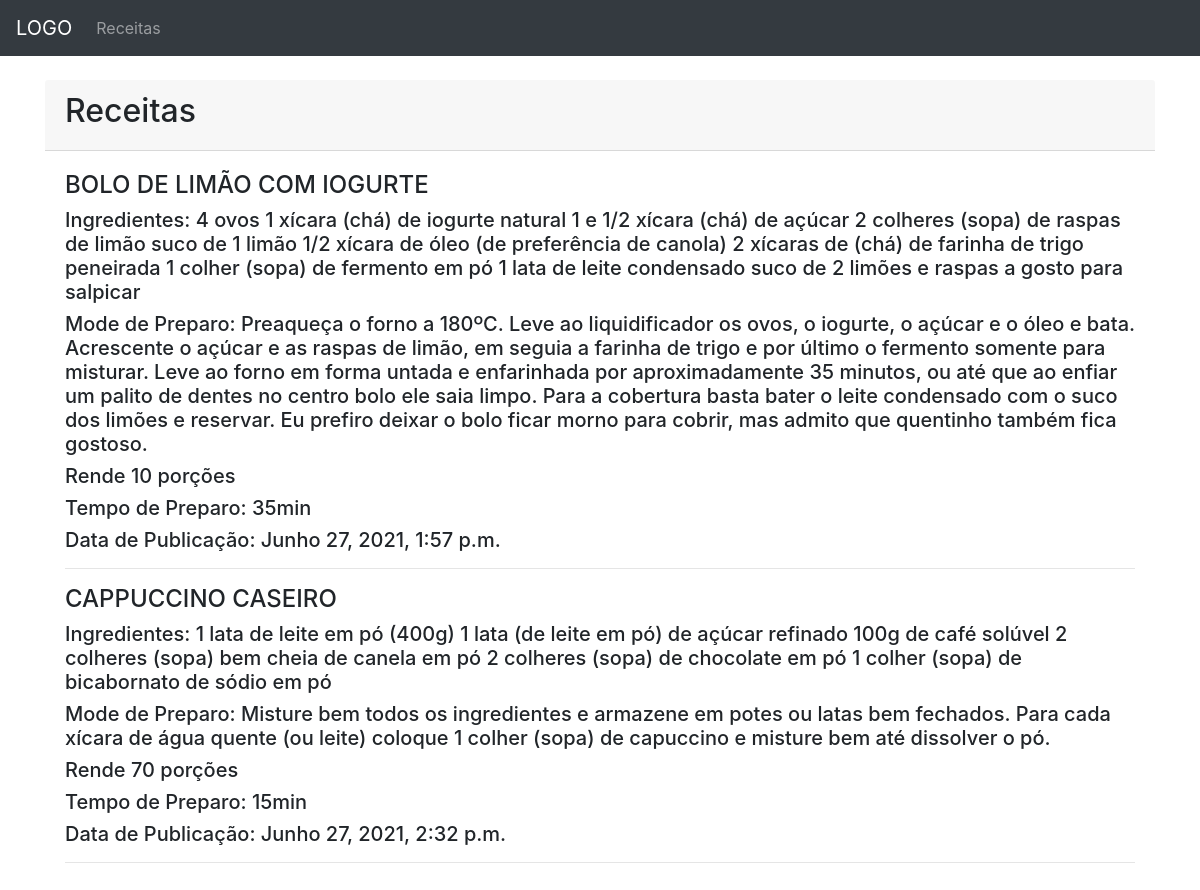
The page /app/home/ on the database as committed earlier.
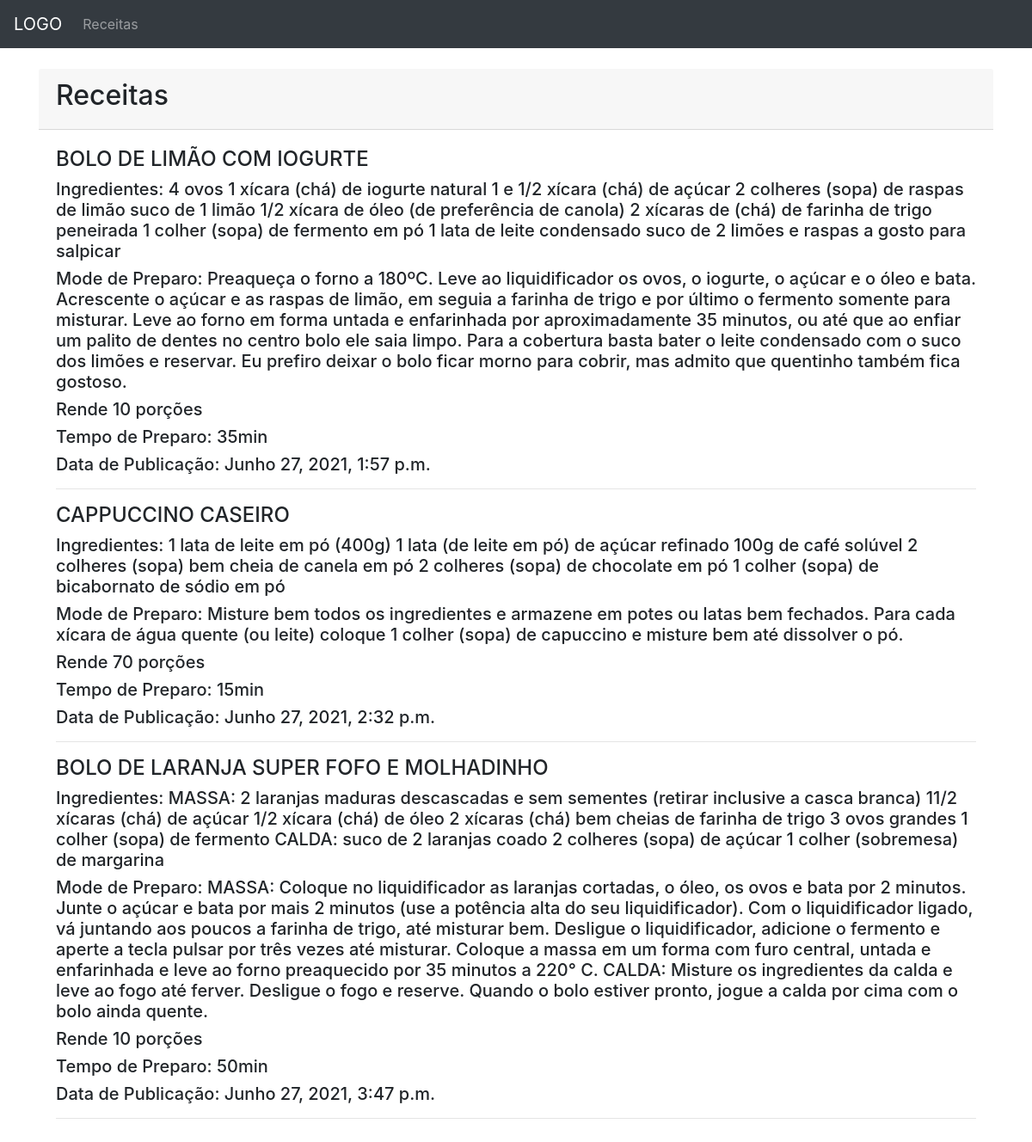
The same page on the database as committed later.
### blogReceita/models.py (models this page shows, shortened)
class Receita(models.Model):
    nome = models.CharField(max_length=200, null=False, blank=False)
    ingredientes = models.TextField(null=False, blank=False)
    preparo = models.TextField(null=False, blank=False)
    porcao = models.PositiveIntegerField(null=False, blank=False)
    tempoPreparo = models.CharField(max_length=100, null=False, blank=False)
    publicacao = models.DateTimeField(auto_now=True)
    infoAdicional = models.TextField(blank=True, null=True)
    class Meta:
         verbose_name_plural = 'Receitas'

### blogReceita/views.py (the view)
# urls.py: path('home/', home.as_view(), name='home'),
class home(ListView):
    model = Receita
    template_name = 'index.html'
    context_object_name = 'receitas'

### templates/index.html (shortened to what this page needs)
{% extends 'base.html' %}
{% block content %}
<br>
<div class="container">
    <div class="card-header">
        <h2>Receitas</h2>
    </div>
    <div class="card-body">
        {% for r in receitas %}
            <h4>{{ r.nome }}</h4>
            <h5>Ingredientes: {{ r.ingredientes }}</h5>
            <h5>Mode de Preparo: {{ r.preparo }}</h5>
            <h5>Rende {{ r.porcao }} porções</h5>
            <h5>Tempo de Preparo: {{ r.tempoPreparo }}</h5>
            <h5>Data de Publicação: {{ r.publicacao }}</h5>
        <hr>
        {% endfor %}
    </div>
</div>
{% endblock content %}

Rows that differ between the two databases and show on the page:
added Receita: nome "BOLO DE LARANJA SUPER FOFO E MOLHADINHO", ingredientes "MASSA: 2 laranjas maduras descascadas e sem sementes (retirar inclusive a casca branca) 11/2 xícaras (chá) de açúcar 1/2 xícara (chá) de óleo 2 xícaras (chá) bem cheias de farinha de trigo 3 ovos grandes 1 colher (sopa) de fermento CALDA: suco de 2 laranjas coado 2 colheres (sopa) de açúcar 1 colher (sobremesa) de margarina", preparo "MASSA: Coloque no liquidificador as laranjas cortadas, o óleo, os ovos e bata por 2 minutos. Junte o açúcar e bata por mais 2 minutos (use a potência alta do seu liquidificador). Com o liquidificador ligado, vá juntando aos poucos a farinha de trigo, até misturar bem. Desligue o liquidificador, adicione o fermento e aperte a tecla pulsar por três vezes até misturar. Coloque a massa em um forma com furo central, untada e enfarinhada e leve ao forno preaquecido por 35 minutos a 220° C. CALDA: Misture os ingredientes da calda e leve ao fogo até ferver. Desligue o fogo e reserve. Quando o bolo estiver pronto, jogue a calda por cima com o bolo ainda quente.", porcao "10", tempoPreparo "50min", publicacao "Junho 27, 2021, 3:47 p.m."
